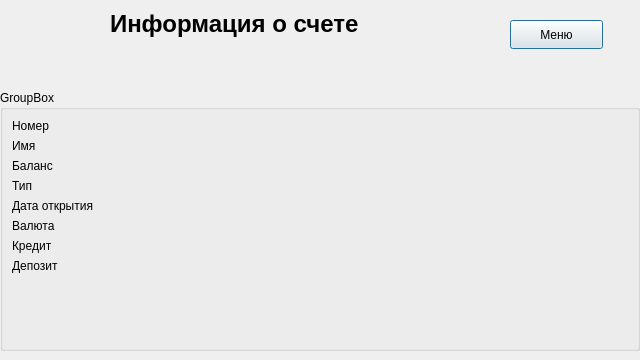
<?xml version="1.0" encoding="UTF-8"?>
<ui version="4.0">
 <class>Account</class>
 <widget class="QDialog" name="Account">
  <property name="geometry">
   <rect>
    <x>0</x>
    <y>0</y>
    <width>640</width>
    <height>360</height>
   </rect>
  </property>
  <property name="windowTitle">
   <string>Dialog</string>
  </property>
  <widget class="QGroupBox" name="groupBox">
   <property name="geometry">
    <rect>
     <x>0</x>
     <y>90</y>
     <width>640</width>
     <height>261</height>
    </rect>
   </property>
   <property name="title">
    <string>GroupBox</string>
   </property>
   <layout class="QFormLayout" name="formLayout">
    <item row="0" column="0">
     <widget class="QLabel" name="label">
      <property name="text">
       <string>Номер</string>
      </property>
     </widget>
    </item>
    <item row="0" column="1">
     <widget class="QLabel" name="accountNumberLabel">
      <property name="text">
       <string/>
      </property>
     </widget>
    </item>
    <item row="1" column="0">
     <widget class="QLabel" name="label_2">
      <property name="text">
       <string>Имя</string>
      </property>
     </widget>
    </item>
    <item row="1" column="1">
     <widget class="QLabel" name="accountHolderNameLabel">
      <property name="text">
       <string/>
      </property>
     </widget>
    </item>
    <item row="2" column="0">
     <widget class="QLabel" name="label_4">
      <property name="text">
       <string>Баланс</string>
      </property>
     </widget>
    </item>
    <item row="2" column="1">
     <widget class="QLabel" name="accountBalanceLabel">
      <property name="text">
       <string/>
      </property>
     </widget>
    </item>
    <item row="3" column="0">
     <widget class="QLabel" name="label_6">
      <property name="text">
       <string>Тип</string>
      </property>
     </widget>
    </item>
    <item row="3" column="1">
     <widget class="QLabel" name="accountTypeLabel">
      <property name="text">
       <string/>
      </property>
     </widget>
    </item>
    <item row="4" column="0">
     <widget class="QLabel" name="label_8">
      <property name="text">
       <string>Дата открытия</string>
      </property>
     </widget>
    </item>
    <item row="4" column="1">
     <widget class="QLabel" name="openingDateLabel">
      <property name="text">
       <string/>
      </property>
     </widget>
    </item>
    <item row="5" column="0">
     <widget class="QLabel" name="label_7">
      <property name="text">
       <string>Валюта</string>
      </property>
     </widget>
    </item>
    <item row="6" column="0">
     <widget class="QLabel" name="label_9">
      <property name="text">
       <string>Кредит</string>
      </property>
     </widget>
    </item>
    <item row="6" column="1">
     <widget class="QLabel" name="creditLabel">
      <property name="text">
       <string/>
      </property>
     </widget>
    </item>
    <item row="5" column="1">
     <widget class="QLabel" name="currencyLabel">
      <property name="text">
       <string/>
      </property>
     </widget>
    </item>
    <item row="7" column="0">
     <widget class="QLabel" name="label_3">
      <property name="text">
       <string>Депозит</string>
      </property>
     </widget>
    </item>
    <item row="7" column="1">
     <widget class="QLabel" name="depositLabel">
      <property name="text">
       <string/>
      </property>
     </widget>
    </item>
   </layout>
  </widget>
  <widget class="QLabel" name="logo">
   <property name="geometry">
    <rect>
     <x>5</x>
     <y>5</y>
     <width>75</width>
     <height>75</height>
    </rect>
   </property>
   <property name="text">
    <string/>
   </property>
  </widget>
  <widget class="QPushButton" name="backButton">
   <property name="geometry">
    <rect>
     <x>510</x>
     <y>20</y>
     <width>93</width>
     <height>29</height>
    </rect>
   </property>
   <property name="text">
    <string>Меню</string>
   </property>
  </widget>
  <widget class="QLabel" name="label_5">
   <property name="geometry">
    <rect>
     <x>110</x>
     <y>10</y>
     <width>331</width>
     <height>60</height>
    </rect>
   </property>
   <property name="text">
    <string>&lt;html&gt;&lt;head/&gt;&lt;body&gt;&lt;h1 style=&quot; margin-top:18px; margin-bottom:12px; margin-left:0px; margin-right:0px; -qt-block-indent:0; text-indent:0px;&quot;&gt;&lt;span style=&quot; font-size:xx-large; font-weight:700;&quot;&gt;Информация о счете&lt;/span&gt;&lt;/h1&gt;&lt;p&gt;&lt;br/&gt;&lt;/p&gt;&lt;/body&gt;&lt;/html&gt;</string>
   </property>
  </widget>
 </widget>
 <resources/>
 <connections/>
</ui>
